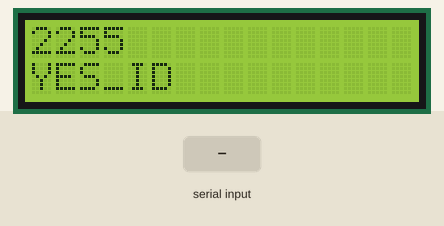
This program was run on a simulated Arduino Uno, built with avr-gcc and run on an emulated ATmega328P. Shown: 16×2 character LCD. The inputs (shaded band) are chosen by the test bench. EEPROM starts erased; what the program prints to the serial monitor is not drawn.

Above: at 3.0 s.
3.1 s: "1\n" received over Serial
At 4.3 s:
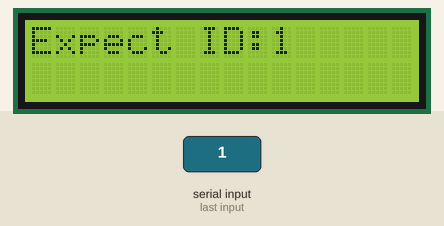
4.6 s: "90,45,200\n" received over Serial
Timing chart, 0 to 7.6 s (numbered marks = the images above; inputs shaded):
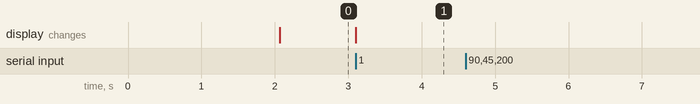

Measured:
- after the input at 3.1 s, the display: changes at once (image 1)
- after the input at 4.6 s, every drawn part: stays the same

The program:

main.cpp
```cpp
#include <Arduino.h>

#include <EEPROM.h>

//#include <SPI.h>
//#include <RH_RF95.h>

#include <Wire.h>

#include <Base64.hpp>

#include <LiquidCrystal.h>
#define LCD_LIGHT_PIN A3

LiquidCrystal lcd(14, 15, 9, 10, 5, 16);

void setup() {

    Serial.begin(115200);
    lcd.begin(16, 2);
    lcd.setCursor(0,0);
    lcd.clear();
    delay(2000);

    // RTC initialization
    //Serial.println("===== Setup =====");
    // check if we already have an ID or not
    // for testing, we will always let user input id for now
    lcd.print(EEPROM.read(0));
    lcd.setCursor(1,0);
    lcd.print(EEPROM.read(1));
    lcd.setCursor(0,1);
    if ( EEPROM.read(0) == 0 || EEPROM.read(1) == 0 ) {

        Serial.println("NO_ID");
        lcd.print("NO_ID");

    } else {
        Serial.println("YES_ID");
        lcd.print("YES_ID");
    }

    bool expectId = NULL;
    while(expectId == NULL) {
        if (Serial.available() > 0) {
            int code = Serial.parseInt();
            if (code == 1) {
                expectId = true;
            } else if (code == 0) {
                expectId = false;
            }
        }
    }

    lcd.clear();

    lcd.print("Expect ID:");
    lcd.setCursor(10,0);
    lcd.print(expectId);

    if (expectId == true) {
        int id = -1;
        while(id == -1) {
            if (Serial.available() > 0) {
                id = Serial.parseInt();
            }
        }
        char base64Id[2];
        convertNumber(base64Id, id, 0, 2);
        //Serial.print(base64Id[0]);
        //    Serial.println(base64Id[1]);
        EEPROM.write(0, base64Id[0]);
        EEPROM.write(1, base64Id[1]);
    }

    Serial.print("ID (base 64): ");
    Serial.print((char)EEPROM.read(0));
    Serial.println((char)EEPROM.read(1));

    //Serial.println("Initializing RTC...");
    //Serial.println("===== Enter an initialization time ===== ");

    int startYear = -1;
    //Serial.print("Year:");
    while(startYear == -1) {
        if (Serial.available() > 0) {
            startYear = Serial.parseInt();
            Serial.println(startYear);
        }
    }


    int startMonth = -1;
    //Serial.print("Month:");
    while(startMonth == -1) {
        if (Serial.available() > 0) {
            startMonth = Serial.parseInt();
            Serial.println(startMonth);
        }
    }


    int startDay = -1;
    //Serial.print("Day:");
    while(startDay == -1) {
        if (Serial.available() > 0) {
            startDay = Serial.parseInt();
            Serial.println(startDay);

        }
    }


    int startHour = -1;
    //Serial.print("Hour:");
    while(startHour == -1) {
        if (Serial.available() > 0) {
            startHour = Serial.parseInt();
            Serial.println(startHour);
        }
    }


    int startMinute = -1;
    //Serial.print("Minute:");
    while(startMinute == -1) {
        if (Serial.available() > 0) {
            startMinute = Serial.parseInt();
            Serial.println(startMinute);
        }
    }


    int startSec = -1;
    //Serial.print("Second:");
    while(startSec == -1) {
        if (Serial.available() > 0) {
            startSec = Serial.parseInt();
            Serial.println(startSec);
        }
    }

    digitalWrite(8, LOW); // why?
}

void loop() {
    // put your main code here, to run repeatedly:
}
```
